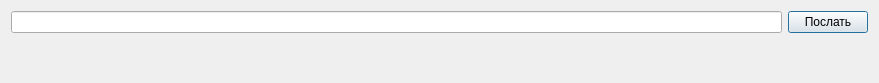
<?xml version="1.0" encoding="UTF-8"?>
<ui version="4.0">
 <class>Dialog</class>
 <widget class="QDialog" name="Dialog">
  <property name="geometry">
   <rect>
    <x>0</x>
    <y>0</y>
    <width>879</width>
    <height>83</height>
   </rect>
  </property>
  <property name="windowTitle">
   <string> Терминал</string>
  </property>
  <layout class="QVBoxLayout" name="verticalLayout">
   <item>
    <layout class="QHBoxLayout" name="horizontalLayout">
     <item>
      <widget class="QLineEdit" name="lineedit_command"/>
     </item>
     <item>
      <widget class="QPushButton" name="button_send">
       <property name="text">
        <string>Послать</string>
       </property>
      </widget>
     </item>
    </layout>
   </item>
   <item>
    <widget class="QLabel" name="label_answer">
     <property name="text">
      <string> </string>
     </property>
    </widget>
   </item>
  </layout>
 </widget>
 <resources/>
 <connections/>
</ui>
